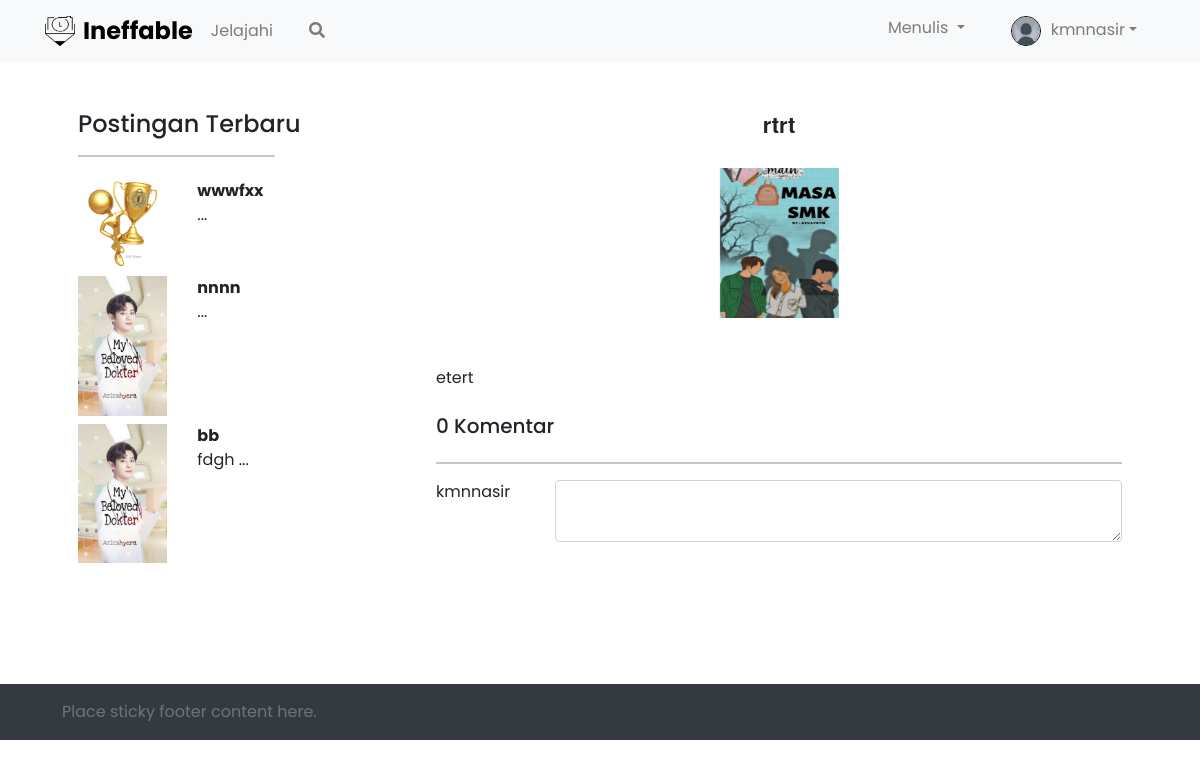
/beranda.php?beranda=detail&id=17 (signed in), run on an earlier commit of the app's database.
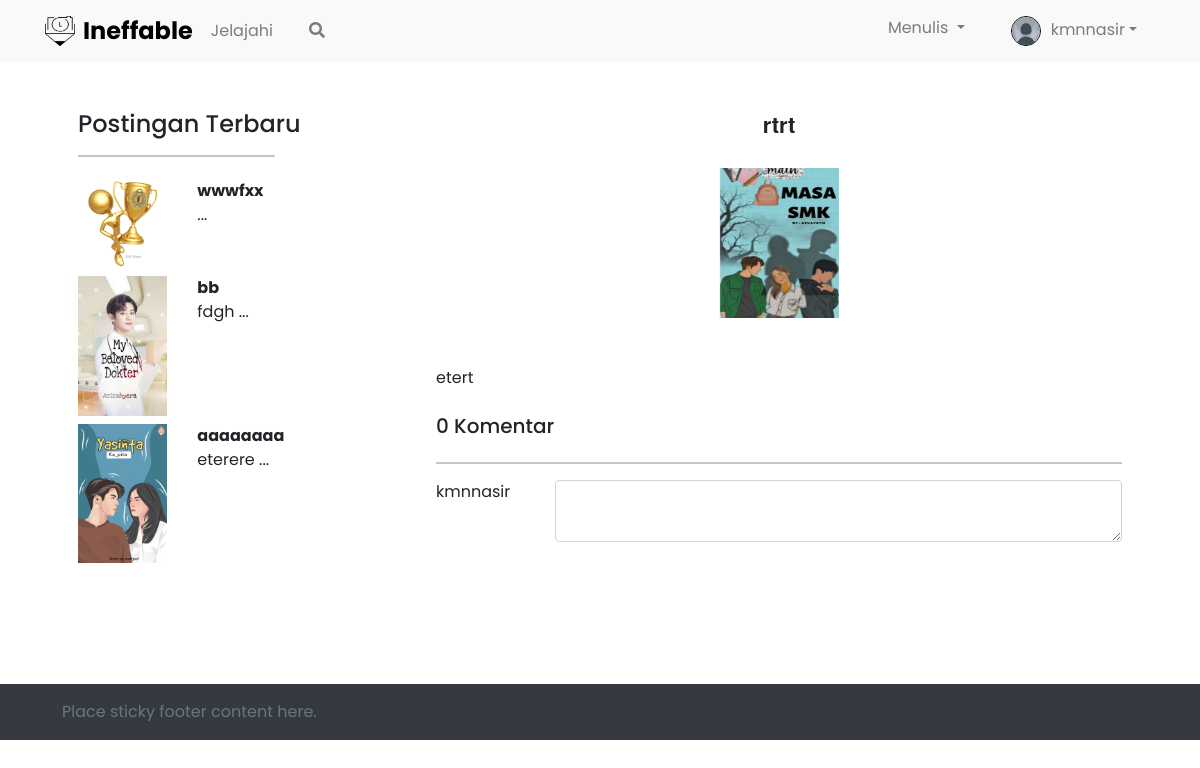
And on a later commit of the database.
### tables this page shows
CREATE TABLE `tb_user` (
  `id` int(11) NOT NULL,
  `nama` varchar(100) NOT NULL,
  `username` varchar(100) NOT NULL,
  `email` varchar(100) NOT NULL,
  `password` varchar(100) NOT NULL,
  `photo` text NOT NULL,
  `role` enum('admin','user') NOT NULL
);

CREATE TABLE `tb_post` (
  `id` int(11) NOT NULL,
  `judul` varchar(200) NOT NULL,
  `kategori_id` int(11) NOT NULL,
  `photo` text NOT NULL,
  `isi` text NOT NULL,
  `view` int(11) NOT NULL,
  `status` enum('arsip','publis','disable') NOT NULL,
  `user_id` int(11) NOT NULL
);

### detail.php (the view, shortened to what this page needs)
<div class="container p-md-4">
    <div class="row">
        <div class="right-detail-content col-md-4">
            <div class="right-title">
                <h4>Postingan Terbaru</h4>
                <hr width="60%">
            </div>
            <?php $query = $conn->query("SELECT * FROM tb_post ORDER BY id DESC LIMIT 3"); ?>
            <?php while ($a = $query->fetch_array()) : ?>
                <div class="right-content">
                    <div class="row mb-md-2">
                        <div class="col-md-4 right-content-img d-flex justify-content-center">
                            <img src="images/<?php echo $a['photo'] ?>" width="100%">
                        </div>
                        <div class="col-md-8 pr-md-2 right-content-description">
                            <b style="margin-bottom: 22px;"><?php echo $a['judul'] ?></b><br>
                            <?php echo substr($a['isi'], 0, 10) . " ... " ?>
                        </div>
                    </div>
                </div>
            <?php endwhile; ?>
        </div>
        <div class="col-md-8 paragraf">
            <?php
            $id = $_GET['id'];
            $data = $conn->query("SELECT * FROM tb_post where id='$id'");
            ?>
            <?php while ($detail = $data->fetch_array()) : ?>
                <center><h2><?php echo $detail['judul'] ?></h2></center><br>
                <center><img src="images/<?php echo $detail['photo'] ?>" width="120" height="150" class="mb-5"></center>
                <?php echo $detail['isi']?>
                <div class="mt-4">
                    <div class="d-flex justify-content-between align-items-end">
                        <div class="total-komentar">
                            <?php $komen = $conn->query("SELECT * FROM tb_comment WHERE post_id='$id'") ?>
                            <?php $komen_hitung = mysqli_num_rows($komen) ?>
                            <h5><?php echo $komen_hitung ?> Komentar</h5>
                        </div>
                    </div>
                    <hr>
                </div>
                <div>
                    <form action="" method="post">
                        <div class="row">
                            <div class="col-md-2">
                                <?php $user_query = $conn->query("SELECT * FROM tb_user where id='$_SESSION[id]'"); ?>
                                <?php $user_data =  $user_query->fetch_assoc() ?>
                                <?php echo $user_data["username"] ?>
                            </div>
                            <div class="col-md-10 form-komen">
                                <textarea name="comment" id="" rows="2" class="form-control text-komen"></textarea>
                            </div>
                        </div>
                    </form>
                </div>
                <?php endwhile; ?>
        </div>
    </div>
</div>

### beranda.php (shortened to what this page needs)
<?php
include "db/koneksi.php";
?>
<!DOCTYPE html>
<html>
<head>
    <link href="https://cdn.jsdelivr.net/npm/bootstrap@5.0.0-beta3/dist/css/bootstrap.min.css" rel="stylesheet">
    <link rel="stylesheet" href="https://stackpath.bootstrapcdn.com/bootstrap/4.1.3/css/bootstrap.min.css">
    <link rel="stylesheet" href="https://pro.fontawesome.com/releases/v5.10.0/css/all.css" />
    <link rel="stylesheet" type="text/css" href="style.css">
</head>
<body>
    <nav class="navbar navbar-expand-md navbar-light bg-light">
        <div class="container">
            <img src="images/ine-logo.png" alt="" width="30" height="30" class="d-inline-block align-text-top">
            <font size="5" font="center"><a href="beranda.php" style="color: black; text-decoration: none;"><b class="ml-2">Ineffable</b> </a></font>
            <div class="navbar-collapse collapse" id="collapseNavbar">
                <ul class="navbar-nav">
                    <li class="nav-item">
                        <a class="nav-link" href="">Jelajahi</a>
                    </li>
                    <li class="nav-item">
                        <a class="nav-link" href="beranda.php?beranda=search"><i class="fas fa-search"></i></a>
                    </li>
                </ul>
                <ul class="navbar-nav ms-auto">
                    <li class="nav-item dropdown">
                        <a class="nav-link dropdown-toggle" href="#" id="navbarDropdown" role="button" data-bs-toggle="dropdown" aria-expanded="false">
                            Menulis
                        </a>
                    </li>
                    <li class="nav-item dropdown">
                        <?php
                        $select_user = $conn->query("SELECT * FROM tb_user WHERE id = '$_SESSION[id]' ");
                        while ($u = mysqli_fetch_array($select_user)) {
                        ?>
                            <?php if (empty($u['photo'])) : ?>
                                <a class="nav-link dropdown-toggle" href="#" id="navbarDropdown" role="button" data-bs-toggle="dropdown" aria-expanded="false">
                                    <img src="images/wa15.jpg" class="profile-image rounded-circle" style="object-fit: cover 50% 50% no-repeat; width:30px; height:30px; border: 1px solid #000; margin-left: 10px;"><span class="caret" style="margin-left: 10px;"><?php echo $u['username']; ?></span></a>
                            <?php endif ?>
                        <?php
                        }
                        ?>
                    </li>
                </ul>
            </div>
        </div>
    </nav>
    <div class="container p-md-4">
        <?php
        if (!empty($_GET['beranda'])) {
            if ($_GET['beranda'] == "profile") {
                include "profile.php";
            } elseif ($_GET['beranda'] == "create") {
                include "create.php";
            } elseif ($_GET['beranda'] == "arsip") {
                include "arsip.php";
            } elseif ($_GET['beranda'] == "edit") {
                include "edit_post.php";
            } elseif ($_GET['beranda'] == "delete") {
                include "delete_post.php";
            } elseif ($_GET['beranda'] == "detail") {
                include "detail.php";
            } elseif ($_GET['beranda'] == "add_perpus") {
                include "tambah_perpustakaan.php";
            } elseif ($_GET['beranda'] == "kategori") {
                include "kategori.php";
            } elseif ($_GET['beranda'] == "edit_profile") {
                include "edit_profile.php";
            } elseif ($_GET['beranda'] == "search_page") {
                include "search_page.php";
            } elseif ($_GET['beranda'] == "search") {
                include "search.php";
            } elseif ($_GET['beranda'] == "add-report") {
                include "add_report.php";
            } elseif ($_GET['beranda'] == "delete-komentar") {
                include "delete_komentar.php";
            } else {
                include "perpustakaan.php";
            }
        } else {
            include('home.php');
        }
        ?>
    </div>
    <div class="container-fluid bg-dark">
        <footer class="footer mt-5 p-md-3">
            <div class="container">
                <span class="text-muted p-md-3">Place sticky footer content here.</span>
            </div>
        </footer>
    </div>
</body>
</html>

### style.css (style rules this page uses)
* { margin: 0; padding: 0; box-sizing: border-box; font-family: "Poppins", sans-serif; }
@media (min-width: 768px) { .navbar-expand-md .navbar-nav .nav-link { padding-right: 18px; padding-left: 18px; } }
.right-detail-content .right-title hr { margin-bottom: 22px; }

### beranda.php (style rules this page uses)
h2 { font-family: "Source Sans Pro", "Helvetica Neue", Helvetica, Arial, sans-serif; font-style: normal; font-weight: 700; font-size: 22px; line-height: 28px; height: 26px; }

What changed in the data, as far as the page shows it:
removed tb_post: photo (picture), judul "nnnn", shown under "Postingan Terbaru"
now on this page (row edited): tb_post: photo (picture), judul "aaaaaaaa", isi "eterere", shown under "Postingan Terbaru"
